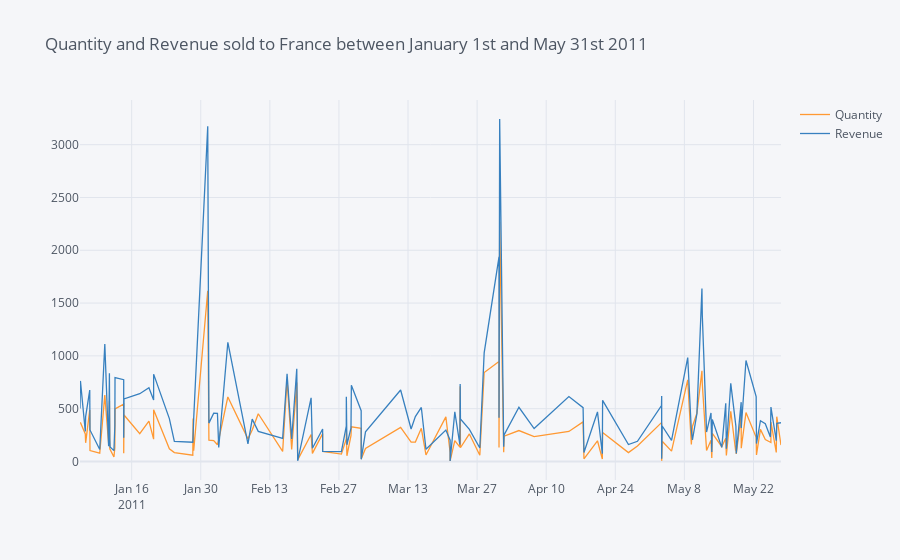

Here is the notebook cell this chart was saved with:
### Code cell
data_france.iplot(kind = "line", title = "Quantity and Revenue sold to France between January 1st and May 31st 2011")
